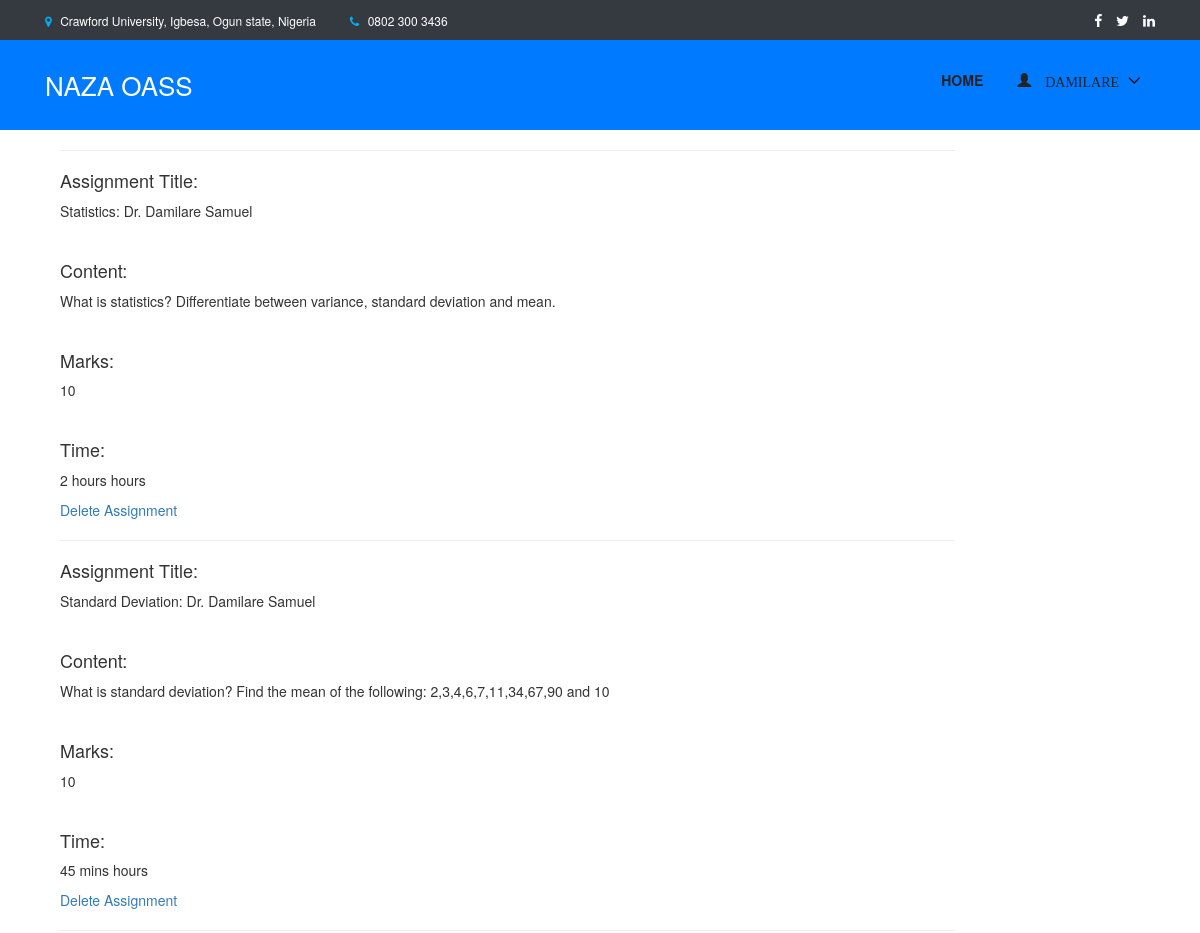
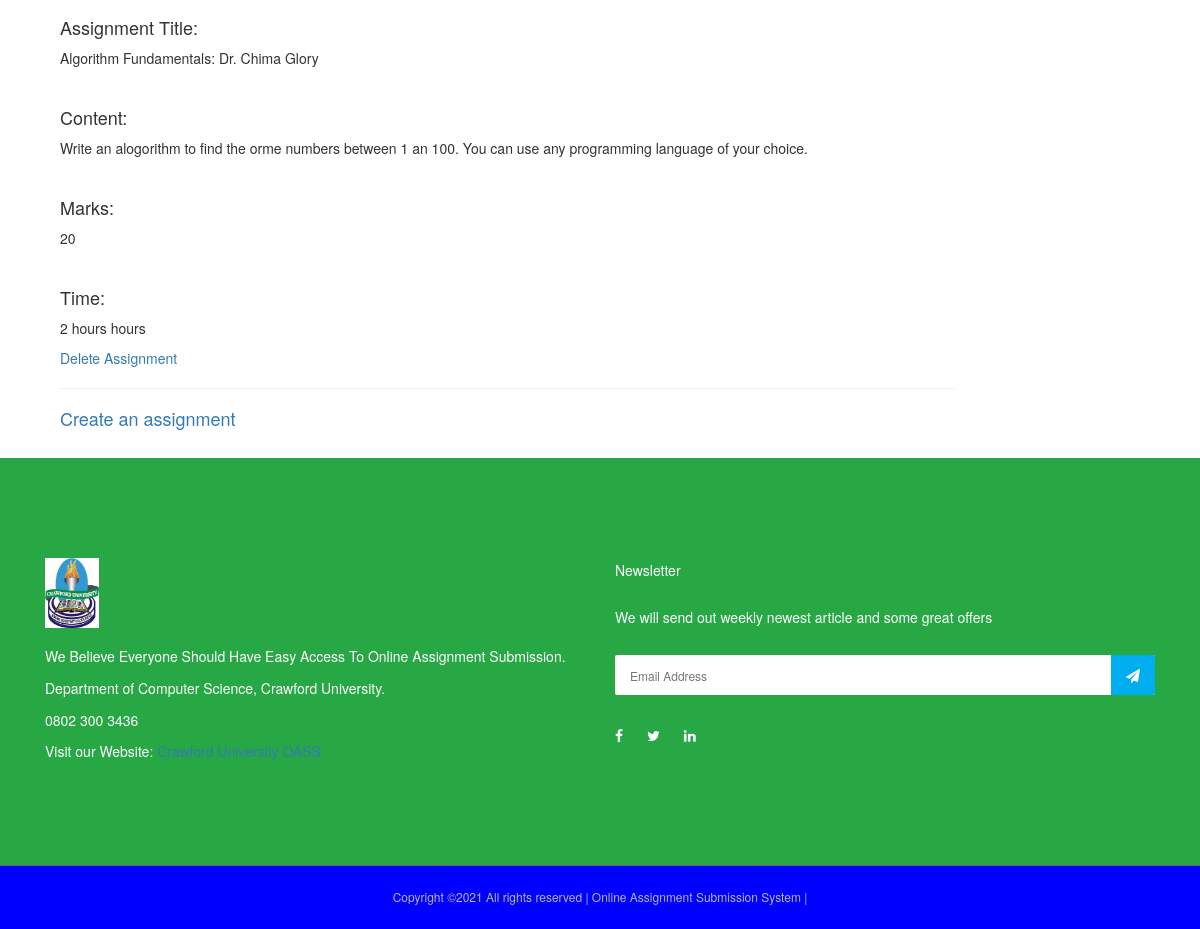
/assignments/ (signed in), run on the app's committed database (2 pictures, top to bottom).
### authentication/models.py (models this page shows, shortened)
class User(AbstractUser):
    username = None
    role = models.CharField(max_length=12, error_messages={
        'required': "Role must be provided"
    })
    email = models.EmailField(unique=True, blank=False,
                              error_messages={
                                  'unique': "A user with that email already exists.",
                              })
    USERNAME_FIELD = "email"
    REQUIRED_FIELDS = []
    objects = UserManager()

### core/models.py (models this page shows, shortened)
class Assignment(models.Model):
    assign_status = (
            ('Completed','Completed'),
            ('Pending','Pending'),
            ('Incomplete','Incomplete')
        )
    user = models.ForeignKey(User, on_delete=models.CASCADE)
    title = models.CharField(max_length=100)
    assignment_course = models.ForeignKey(Course, on_delete=models.CASCADE, null=True, blank=True)
    content = models.TextField()
    student_score = models.CharField(max_length=60, null=True)
    marks = models.CharField(max_length=20)
    status = models.CharField(max_length=20, choices=assign_status, default='Incomplete')
    duration = models.CharField(max_length=100)
    created_at = models.DateTimeField(default=timezone.now())

class Course(models.Model):
    user = models.ForeignKey(User, on_delete=models.CASCADE)
    course_name = models.CharField(max_length=100)
    course_image = models.ImageField(upload_to='media')
    teacher_name = models.CharField(max_length=50)
    course_code = models.CharField(max_length=50, null=False, default='CSC 101')
    teacher_details = models.TextField()
    course_description = models.TextField()
    created_at = models.DateField(default=timezone.now())
    end_date = models.CharField(max_length=20)

### core/views.py (the view)
# urls.py: path('assignments/', AssignmentView.as_view(), name='assignment-list'),
class AssignmentView(ListView):
    model = Assignment
    template_name = 'core/instructor/assignments.html'
    context_object_name = 'assignment'
    @method_decorator(login_required(login_url=reverse_lazy('authentication:login')))
    def dispatch(self, request, *args, **kwargs):
        return super().dispatch(self.request, *args, **kwargs)
    def get_queryset(self):
        return self.model.objects.all()  # filter(user_id=self.request.user.id).order_by('-id')
    def get_context_data(self, **kwargs):
        context = super(AssignmentView, self).get_context_data(**kwargs)
        context['assignment_notification'] = Assignment.objects.filter(status='Incomplete').count()
        return context

### templates/core/instructor/assignments.html (shortened to what this page needs)
{% extends 'base.html' %}
{% load static %}
{% block content %}
    <div class="container">
        <div class="col-12 col-sm-6 col-md-10">
            {% if request.user.is_authenticated and request.user.role == 'instructor' %}
                {% for foo in assignment %}
                    <hr/>
                    <p> <h4>Assignment Title: </h4> {{ foo.title }}: {{ foo.assignment_course.teacher_name }} </p>
                    <br>
                    <p> <h4>Content:</h4> {{ foo.content }} </p>
                    <br/>
                    <p> <h4>Marks:</h4> {{ foo.marks }} </p>
                    <br>
                    <p> <h4>Time:</h4> {{ foo.duration }} hours </p>
                    <a href="{% url 'core:delete-assignment' foo.id %}">Delete Assignment</a>
                {% endfor %}
                <hr/>
                <h4><a href="{% url 'core:assignment-create' %}">Create an assignment</a></h4>
             {% endif %}
        </div>
        <div class="col-12 col-sm-6 col-md-10">
            <br/>
        </div>
    </div>
{% endblock %}

### templates/nav.html (shortened to what this page needs)
{% load static %}
<header class="header-area">
    <div class="top-header-area bg-dark">
        <div class="container h-100">
            <div class="row h-100 align-items-center">
                <div class="col-6 col-md-9 col-lg-8">
                    <div class="top-header-content">
                        <a href="#" data-toggle="tooltip" data-placement="bottom" title="Brgy. Enclaro, Binalbagan, Negros Occidental"><i
                                class="fa fa-map-marker"></i> <span class="text-white">Crawford University, Igbesa, Ogun state, Nigeria</span></a>
                        <a href="#" data-toggle="tooltip" data-placement="bottom" title="http://crawforduniversity.edu.ng/crawford/"><i
                                class="fa fa-phone"></i> <span class="text-white">0802 300 3436</span></a>
                    </div>
                </div>
                <div class="col-6 col-md-3 col-lg-4">
                    <div class="top-header-social-info text-right">
                        <a href="#" data-toggle="tooltip" data-placement="bottom" title="Facebook"><i
                                class="fa fa-facebook text-white"></i></a>
                        <a href="#" data-toggle="tooltip" data-placement="bottom" title="Twitter"><i
                                class="fa fa-twitter text-white"></i></a>
                        <a href="#" data-toggle="tooltip" data-placement="bottom" title="Linkedin"><i
                                class="fa fa-linkedin text-white"></i></a>
                    </div>
                </div>
            </div>
        </div>
    </div>
    <div class="main-header-area bg-primary">
        <div class="classy-nav-container breakpoint-off">
            <div class="container">
                <nav class="classy-navbar justify-content-between" id="dentoNav">
                    <a class="nav-brand text-white" href="/">NAZA OASS
                    </a>
                    <div class="classy-menu">
                        <div class="classynav">
                            <ul id="nav">
                                <li><a href="/">Home</a></li>
                                {% if request.user.is_authenticated and request.user.role == 'instructor' %}
                                    <li>
                                        <a href="">
                                            <span class="glyphicon glyphicon-user">
                                                    {{ request.user.first_name }}
                                            </span>
                                        </a>
                                    </li>
                                {% endif %}
                            </ul>
                        </div>
                    </div>
                </nav>
            </div>
        </div>
    </div>
</header>

### static/style.css (style rules this page uses)
* { margin: 0; padding: 0; }
body { font-family: "Montserrat", sans-serif; font-weight: 400; font-size: 14px; }
h1, h2, h3, h4, h5, h6 { font-family: "Montserrat", sans-serif; color: #333333; line-height: 1.4; font-weight: 600; }
a, a:active, a:focus, a:hover { color: #333333; text-decoration: none; -webkit-transition-duration: 500ms; -o-transition-duration: 500ms; transition-duration: 500ms; outline: none; }
li { list-style: none; }
p { line-height: 1.9; color: #707070; font-size: 14px; font-weight: 400; }
ul { margin: 0; padding: 0; }
ul li { margin: 0; padding: 0; }
.header-area { position: relative; z-index: 599; width: 100%; -webkit-transition-duration: 500ms; -o-transition-duration: 500ms; transition-duration: 500ms; }
.top-header-area { position: relative; z-index: 1; height: 40px; background-color: #f4f4f4; }
.top-header-area .top-header-content a { display: inline-block; font-size: 12px; color: #707070; }
.top-header-area .top-header-content a i { color: #00aeef; margin-right: 5px; }
.top-header-area .top-header-content a:last-child { margin-left: 30px; }
.top-header-area .top-header-social-info a { color: #707070; display: inline-block; font-size: 14px; margin-left: 10px; }
.classy-nav-container { background-color: transparent; }
.classy-nav-container .classy-navbar { height: 90px; padding: 0; }
.classy-nav-container .classy-navbar .classynav ul li a { padding: 0 15px; font-weight: 600; font-size: 14px; text-transform: uppercase; }

### static/css/default-assets/classy-nav.css (style rules this page uses)
body { font-family: "Roboto", sans-serif; }
ul { margin: 0; }
ul li { list-style: none; }
.classy-nav-container { position: relative; z-index: 100; background-color: #ffffff; }
.classy-nav-container * { box-sizing: border-box; }
.classy-nav-container a { -webkit-transition-duration: 500ms; transition-duration: 500ms; text-decoration: none; outline: none; font-size: 14px; font-weight: 400; color: #232323; display: inline-block; }
.justify-content-between { -webkit-box-pack: justify; -ms-flex-pack: justify; justify-content: space-between; }
.classy-navbar { width: 100%; height: 70px; padding: 0.5em 2em; display: -webkit-box; display: -ms-flexbox; display: flex; -webkit-box-align: center; -ms-flex-align: center; -ms-grid-row-align: center; align-items: center; }
.classy-navbar .nav-brand { font-size: 26px; font-weight: 500; color: #565656; display: inline-block; margin-right: 30px; }
.classynav ul li { display: inline-block; clear: both; position: inherit; z-index: 10; }
.classynav ul li.cn-dropdown-item { position: relative; z-index: 10; }
.classynav ul li a { padding: 0 12px; display: block; height: 35px; font-size: 14px; line-height: 34px; }
.classynav ul li.megamenu-item>a:after, .classynav ul li.has-down>a:after { font-family: 'classyfonts'; content: "\e900"; font-size: 12px; color: #000000; padding-left: 5px; -webkit-transition-duration: 500ms; transition-duration: 500ms; }
.breakpoint-off .classynav { display: -webkit-box; display: -ms-flexbox; display: flex; -webkit-box-align: center; -ms-flex-align: center; -ms-grid-row-align: center; align-items: center; }

### data on the page
User: user.first_name "DAMILARE"
Assignment: title "Statistics", assignment_course.teacher_name "Dr. Damilare Samuel", content "What is statistics? Differentiate between variance, standard deviation and mean.", marks "10", duration "2 hours"
Assignment: title "Standard Deviation", assignment_course.teacher_name "Dr. Damilare Samuel", content "What is standard deviation? Find the mean of the following: 2,3,4,6,7,11,34,67,90 and 10", marks "10", duration "45 mins"
Assignment: title "Algorithm Fundamentals", assignment_course.teacher_name "Dr. Chima Glory", content "Write an alogorithm to find the orme numbers between 1 an 100. You can use any programming language of your choice.", marks "20", duration "2 hours"
